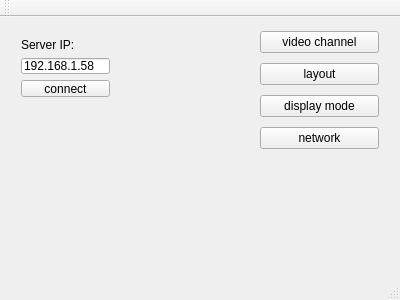
<?xml version="1.0" encoding="UTF-8"?>
<ui version="4.0">
 <class>idsclient</class>
 <widget class="QMainWindow" name="idsclient">
  <property name="geometry">
   <rect>
    <x>0</x>
    <y>0</y>
    <width>400</width>
    <height>300</height>
   </rect>
  </property>
  <property name="windowTitle">
   <string>idsclient</string>
  </property>
  <widget class="QWidget" name="centralWidget">
   <widget class="QWidget" name="">
    <property name="geometry">
     <rect>
      <x>10</x>
      <y>10</y>
      <width>111</width>
      <height>81</height>
     </rect>
    </property>
    <layout class="QVBoxLayout" name="verticalLayout_2">
     <item>
      <widget class="QLabel" name="label_ip">
       <property name="text">
        <string>Server IP:</string>
       </property>
      </widget>
     </item>
     <item>
      <widget class="QLineEdit" name="lineEdit_ip">
       <property name="text">
        <string>192.168.1.58</string>
       </property>
      </widget>
     </item>
     <item>
      <widget class="QPushButton" name="pushButton_connect">
       <property name="text">
        <string>connect</string>
       </property>
      </widget>
     </item>
    </layout>
   </widget>
   <widget class="QWidget" name="">
    <property name="geometry">
     <rect>
      <x>249</x>
      <y>-1</y>
      <width>141</width>
      <height>151</height>
     </rect>
    </property>
    <layout class="QVBoxLayout" name="verticalLayout">
     <item>
      <widget class="QPushButton" name="pushButton_chncfg">
       <property name="text">
        <string>video channel</string>
       </property>
      </widget>
     </item>
     <item>
      <widget class="QPushButton" name="pushButton_layoutcfg">
       <property name="text">
        <string>layout</string>
       </property>
      </widget>
     </item>
     <item>
      <widget class="QPushButton" name="pushButton_dispcfg">
       <property name="text">
        <string>display mode</string>
       </property>
      </widget>
     </item>
     <item>
      <widget class="QPushButton" name="pushButton_netcfg">
       <property name="text">
        <string>network</string>
       </property>
      </widget>
     </item>
    </layout>
   </widget>
   <zorder>lineEdit_ip</zorder>
   <zorder>label_ip</zorder>
   <zorder>pushButton_connect</zorder>
   <zorder>pushButton_netcfg</zorder>
   <zorder>pushButton_dispcfg</zorder>
   <zorder>label_ip</zorder>
   <zorder>pushButton_chncfg</zorder>
   <zorder>pushButton_layoutcfg</zorder>
  </widget>
  <widget class="QMenuBar" name="menuBar">
   <property name="geometry">
    <rect>
     <x>0</x>
     <y>0</y>
     <width>400</width>
     <height>28</height>
    </rect>
   </property>
  </widget>
  <widget class="QToolBar" name="mainToolBar">
   <attribute name="toolBarArea">
    <enum>TopToolBarArea</enum>
   </attribute>
   <attribute name="toolBarBreak">
    <bool>false</bool>
   </attribute>
  </widget>
  <widget class="QStatusBar" name="statusBar"/>
 </widget>
 <layoutdefault spacing="6" margin="11"/>
 <resources/>
 <connections/>
</ui>
